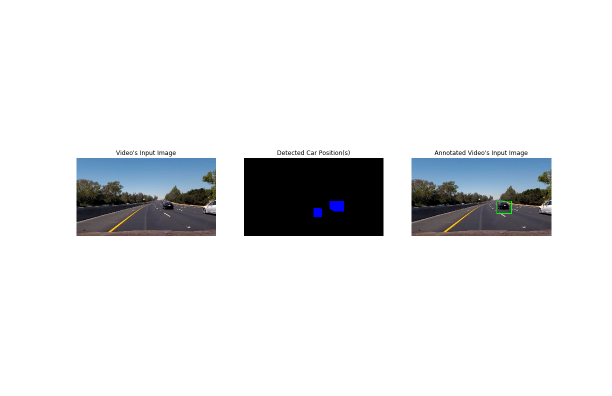
#> input picture output_video/image_snippets_for_video/testt0.png, 1224 x 792 px, given in place of test1.jpg, which was not available (shown at 1/2 size)
$ jupyter execute --allow-errors Vehicle_Detection.ipynb   (shell and % lines are left out)   (older library calls are emulated)   (text cells are left out)
#> lines starting #> are read from the running program, lines starting #| are printed output that depends on the picture; pictures that were not available may be replaced by others from this repository, and a replacement may not be noted
[cell 1]
import cv2
import glob
import time

import numpy as np
import pandas as pd
from skimage.feature import hog
from skimage.io import imread
from scipy.misc import imresize
import matplotlib.pyplot as plt
import matplotlib.image as mpimg
import imageio
#> (the rest of this cell did not finish here and is left out)

[cell 2]
def do_draw_boxes(img, bounding_boxes, color=(0, 0, 255), thick=7):
    # Make image copy
#> called with color = (0, 0, 255), thick = 7
    copy_img = np.copy(img)
    # Draw bounding box on the passed-in image
    for bounding_boxes in bounding_boxes:
        cv2.rectangle(copy_img, bounding_boxes[0], bounding_boxes[1], color, thick)
    return copy_img

[cell 3]
import os

# o/p folder creation for images (output_images)
out_images_folder = 'output_images'
if not os.path.exists(out_images_folder):
    os.makedirs(out_images_folder)


# o/p folder creation for video (output_video)
out_video_folder = 'output_video'
if not os.path.exists(out_video_folder):
    os.makedirs(out_video_folder)


# o/p folder for image snippets from video
image_snippets_for_out_video_folder = 'image_snippets_for_video'
if not os.path.exists(out_video_folder+"/"+image_snippets_for_out_video_folder):
    os.makedirs(out_video_folder+"/"+image_snippets_for_out_video_folder)

[cell 4]
import PIL
from PIL import Image

out_images_folder = 'output_images'
out_video_folder = 'output_video'

sample_test_image = 'test_images/test1.jpg'
bounding_boxes = [((812,400),(952,495)),((1045,400),(1270,505))]

f, (axis1, axis2) = plt.subplots(1, 2, figsize=(15,10))

axis1.set_title("Input Image", fontsize=16)
axis1.imshow(cv2.cvtColor(cv2.imread(sample_test_image), cv2.COLOR_BGR2RGB))

image_with_boxes = do_draw_boxes(mpimg.imread(sample_test_image),bounding_boxes=bounding_boxes)
#> (the rest of this cell did not finish here and is left out)

[cell 5]
# [18 lines left out: function retrive_hog_features, not called in this run]

[cell 6]
hog_descriptor = cv2.HOGDescriptor((64,64), (8,8), (8,8), (8,8), 9)
image = imread(sample_test_image)
#> (the rest of this cell did not finish here and is left out)

[cell 7]
# Read car and non-car image sets
cars = glob.glob('vehicles/*/*.png')
notcars = glob.glob('non-vehicles/*/*.png')

#> (the rest of this cell did not finish here and is left out)

[cell 8]
EXPECTED_SIZE = 64

from skimage.feature import hog

# Hog Feature & Visualization
def extract_hog_features(img, orient, pix_per_cell, cell_per_block, feature_vec=True):
    # Call with two outputs if vis==True
    features, hog_image = hog(img, orientations=orient, pixels_per_cell=(pix_per_cell, pix_per_cell),
                                  cells_per_block=(cell_per_block, cell_per_block), transform_sqrt=True,
                                  visualise=True, feature_vector=feature_vec)
    return features, hog_image


def extract_image_features(images, color_space='RGB', size = (EXPECTED_SIZE, EXPECTED_SIZE)):
    features_list = [] # feature vectors appended to it.
    image_list = []
    # Traverse the list of images
    hog_descriptor = cv2.HOGDescriptor((EXPECTED_SIZE,EXPECTED_SIZE), (16,16), (8,8), (8,8), 9)

    i = 0
    for image in images:
        image = imread(image)
        if size != (EXPECTED_SIZE, EXPECTED_SIZE):
            img = cv2.resize(image, size)

        if color_space != 'RGB':
            if color_space == 'HSV':
                feature_image = cv2.cvtColor(image, cv2.COLOR_RGB2HSV)
            elif color_space == 'LUV':
                feature_image = cv2.cvtColor(image, cv2.COLOR_RGB2LUV)
            elif color_space == 'Lab':
                feature_image = cv2.cvtColor(image, cv2.COLOR_RGB2Lab)
            elif color_space == 'HLS':
                feature_image = cv2.cvtColor(image, cv2.COLOR_RGB2HLS)
            elif color_space == 'YUV':
                feature_image = cv2.cvtColor(image, cv2.COLOR_RGB2YUV)
            elif color_space == 'YCrCb':
                feature_image = cv2.cvtColor(image, cv2.COLOR_RGB2YCrCb)
        else: feature_image = np.copy(image)

        hog_features = np.ravel(hog_descriptor.compute(feature_image))
        features_list.append(hog_features)

    return features_list # Returns list

[cell 9]
# Datasets Building
car_features = extract_image_features(cars, color_space='YUV')
notcar_features = extract_image_features(notcars, color_space='YUV')

#> (a cell that did not finish here is left out)

[cell 11]
vehicle = plt.imread('vehicles/KITTI_extracted/2002.png')
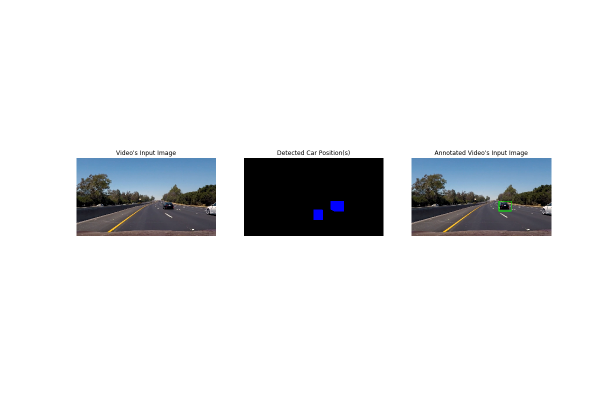
#> input picture output_video/image_snippets_for_video/testt1.png, 1224 x 792 px, given in place of 2002.png, which was not available (shown at 1/2 size)
#> vehicle is the input picture: shape (792, 1224, 4) float32; mean R, G, B, A 0.896, 0.901, 0.907, 1
plt.subplot(1,2,1)
plt.imshow(vehicle)
plt.title('Vehicle')
plt.xticks([])
plt.yticks([])

plt.subplot(1,2,2)
features, hog = extract_hog_features(vehicle[:,:,0], orient=8, pix_per_cell=8, cell_per_block=2, feature_vec=True)
#> in extract_hog_features, `features, hog_image = hog(img, orientations=orient, pixels_per_cell=(p..`:
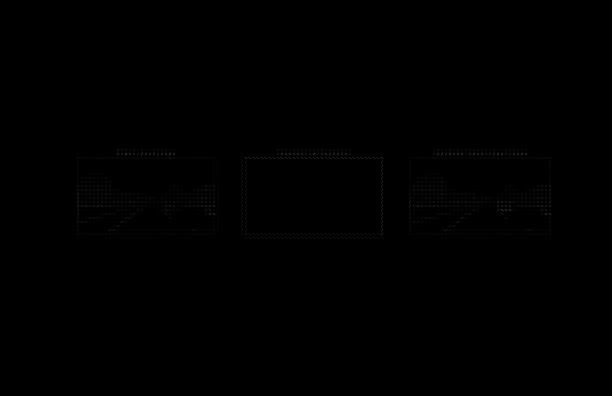
#> hog_image: shape (792, 1224) float32 (shown at 1/2 size); min 0, max 0.387, mean 0.00106
#> in extract_hog_features, `features, hog_image = hog(img, orientations=orient, pixels_per_cell=(p..`:
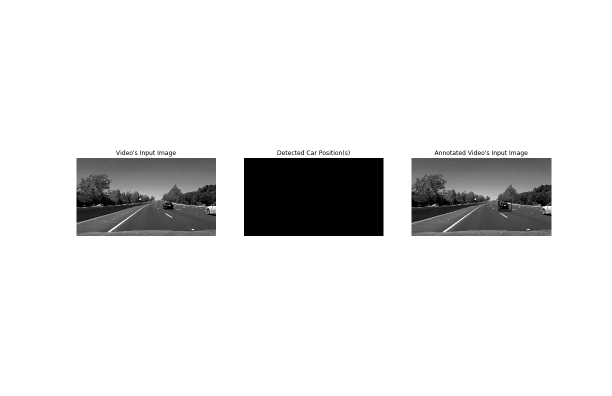
#> img: shape (792, 1224) float32 (shown at 1/2 size); min 0, max 1, mean 0.896
plt.imshow(hog, cmap='gray')
plt.title('HOG Image')
plt.savefig(out_images_folder+'/3.car_and_hog_Out.png')
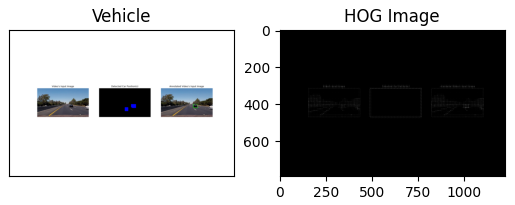
#> figure drawn by matplotlib, 2 panels
plt.xticks([])
plt.yticks([])

[cell 12]
from skimage.feature import hog

non_vehicle = plt.imread('non-vehicles/GTI/image3319.png')
plt.subplot(1,2,1)
plt.imshow(non_vehicle)
plt.title('Non Vehicle')
plt.xticks([])
plt.yticks([])

plt.subplot(1,2,2)
features, hog = extract_hog_features(non_vehicle[:,:,0], orient=8, pix_per_cell=8, cell_per_block=2, feature_vec=True)
plt.imshow(hog, cmap='gray')
plt.title('HOG Image')
plt.savefig(out_images_folder+'/4.non_car_and_hog_Out.png')
plt.xticks([])
plt.yticks([])
